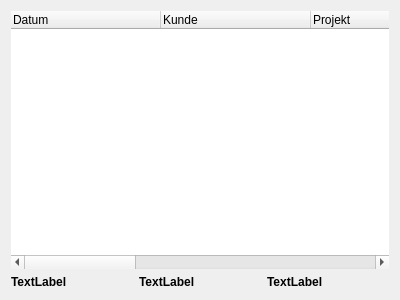
<?xml version="1.0" encoding="UTF-8"?>
<ui version="4.0">
 <class>Form</class>
 <widget class="QWidget" name="Form">
  <property name="geometry">
   <rect>
    <x>0</x>
    <y>0</y>
    <width>400</width>
    <height>300</height>
   </rect>
  </property>
  <property name="windowTitle">
   <string>Form</string>
  </property>
  <layout class="QVBoxLayout" name="verticalLayout">
   <item>
    <widget class="QTreeWidget" name="treeWidget">
     <property name="frameShape">
      <enum>QFrame::NoFrame</enum>
     </property>
     <attribute name="headerCascadingSectionResizes">
      <bool>true</bool>
     </attribute>
     <attribute name="headerDefaultSectionSize">
      <number>150</number>
     </attribute>
     <column>
      <property name="text">
       <string>Datum</string>
      </property>
     </column>
     <column>
      <property name="text">
       <string>Kunde</string>
      </property>
     </column>
     <column>
      <property name="text">
       <string>Projekt</string>
      </property>
     </column>
     <column>
      <property name="text">
       <string>Stunden</string>
      </property>
     </column>
     <column>
      <property name="text">
       <string>Arbeitsbeginn</string>
      </property>
     </column>
     <column>
      <property name="text">
       <string>Arbeitsende</string>
      </property>
     </column>
     <column>
      <property name="text">
       <string>Pause</string>
      </property>
     </column>
     <column>
      <property name="text">
       <string>Status</string>
      </property>
     </column>
    </widget>
   </item>
   <item>
    <layout class="QHBoxLayout" name="horizontalLayout">
     <item>
      <widget class="QLabel" name="label">
       <property name="font">
        <font>
         <weight>75</weight>
         <bold>true</bold>
        </font>
       </property>
       <property name="text">
        <string>TextLabel</string>
       </property>
      </widget>
     </item>
     <item>
      <widget class="QLabel" name="label_2">
       <property name="font">
        <font>
         <weight>75</weight>
         <bold>true</bold>
        </font>
       </property>
       <property name="text">
        <string>TextLabel</string>
       </property>
      </widget>
     </item>
     <item>
      <widget class="QLabel" name="label_3">
       <property name="font">
        <font>
         <weight>75</weight>
         <bold>true</bold>
        </font>
       </property>
       <property name="text">
        <string>TextLabel</string>
       </property>
      </widget>
     </item>
    </layout>
   </item>
  </layout>
 </widget>
 <resources/>
 <connections/>
</ui>
